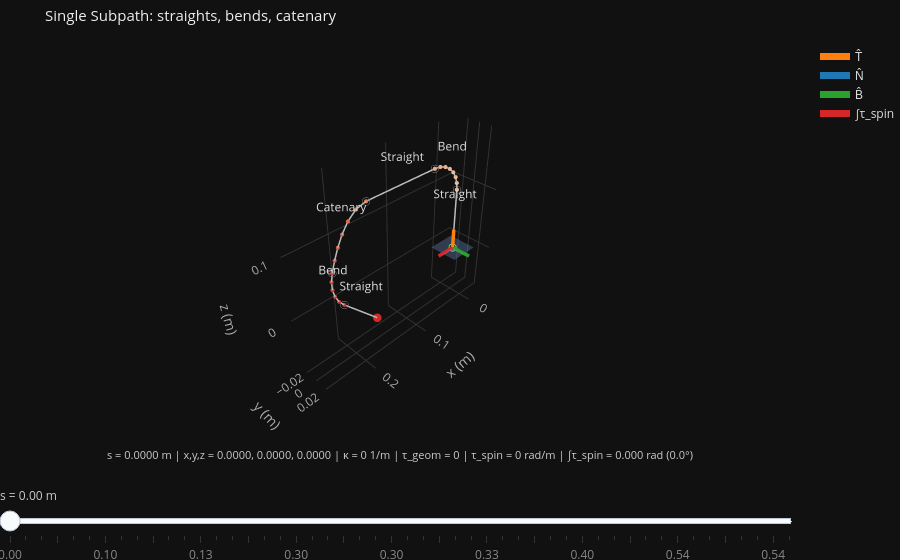

This figure's notebook cell:
### Markdown cell above
### 2.1 · A simple multi-segment Subpath

**Lesson**: the four curve primitives compose with tangent (G1) continuity at every
join, and the built path answers scalar queries — `path_length`, and `writhe`
(zero: this path is planar).

### Code cell
sb = SubpathBuilder(); start!(sb)
straight!(sb; length = 0.10, meta = [Nickname("Straight")])
bend!(sb;     radius = 0.05, angle = π / 2, meta = [Nickname("Bend")])
straight!(sb; length = 0.12, meta = [Nickname("Straight")])
catenary!(sb; a = 0.03, length = 0.10, axis_angle = 0.0, meta = [Nickname("Catenary")])
bend!(sb;     radius = 0.06, angle = π / 3, meta = [Nickname("Bend")])
straight!(sb; length = 0.08, meta = [Nickname("Straight")])
seal!(sb)
path = build(sb)

println("Arc length: ", path_length(path), " m")
println("Writhe:     ", writhe(path; n = 128))
dh_path_inspector(path; title = "Single Subpath: straights, bends, catenary")
